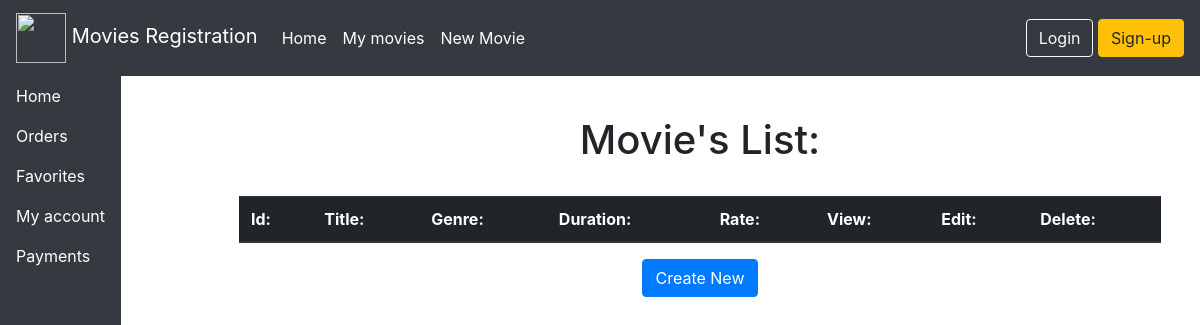
The page /movies/ on the database as committed earlier.
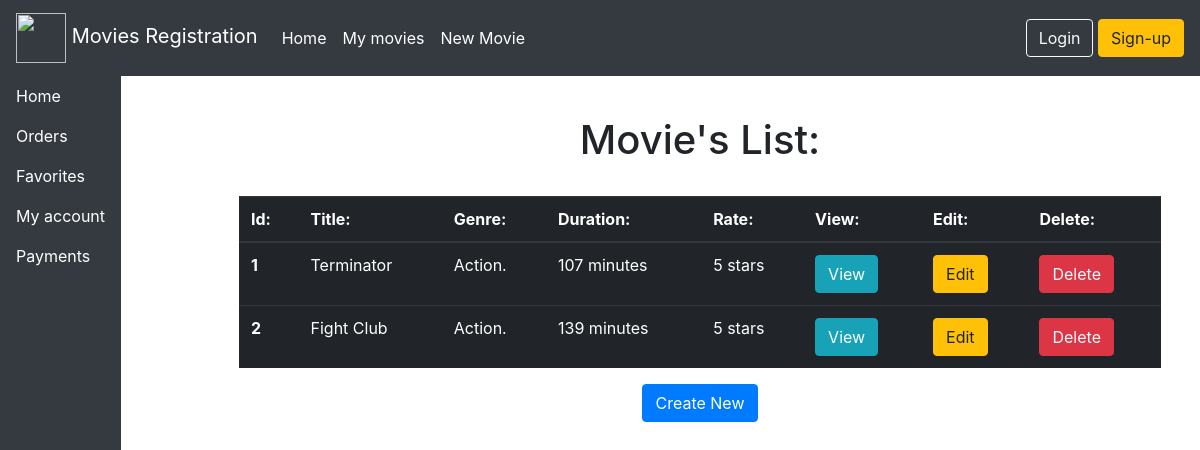
The same page on the database as committed later.
### movies/models.py (models this page shows)
class Movie(models.Model):
    title = models.CharField(max_length=255)
    synopsis = models.TextField()
    actors = models.CharField(max_length=255)
    genre = models.CharField(max_length=255)
    duration = models.IntegerField()
    rate = models.IntegerField()

### movies/views.py (the view)
# urls.py: path('', views.index, name='movies_index'),
def index(request):
    movies = Movie.objects.all()
    context = { 'movies': movies }
    if 'edit_id' in request.GET:
        context = { **context, 'message': 'edit', 'message_id': request.GET['edit_id'] }
    if 'delete_id' in request.GET:
        context = { **context, 'message': 'delete', 'message_id': request.GET['delete_id'] }
    template = loader.get_template('movies/index.html')
    return HttpResponse(template.render(context, request))

### movies/templates/movies/index.html (shortened to what this page needs)
{% load static %}
<html>
<head>
    <link rel="stylesheet" href="{% static 'movies/bootstrap-4.1.3/css/bootstrap.min.css' %}">
</head>
<body>
    <nav class="navbar navbar-expand-sm navbar-dark bg-dark">
        <a class="navbar-brand" href="{% url 'movies_index' %}">
            <img src="https://cdn-icons-png.flaticon.com/128/9743/9743739.png" height="50px" width="50px">
            Movies Registration</a>
        <div class="collapse navbar-collapse" id="navbarsExample03">
            <ul class="navbar-nav mr-auto">
                <li class="nav-item active">
                    <a class="nav-link" href="{% url 'movies_index' %}">Home <span class="sr-only">(current)</span></a>
                </li>
                <li class="nav-item active">
                    <a class="nav-link" href="{% url 'movies_index' %}">My movies</a>
                </li>
                <li class="nav-item active">
                    <a class="nav-link active" href="{% url 'movies_create' %}">New Movie</a>
                </li>
            </ul>
        </div>
        <div class="nav-item">
            <button type="button" class="btn btn-outline-light me-2">Login</button>
            <button type="button" class="btn btn-warning">Sign-up</button>
        </div>
    </nav>
    <div class="container-fluid">
        <div class="row">
            <nav class="col-md-1,5 d-none d-md-block bg-dark " style=" height: 100vh;">
                <div class="sidebar-sticky">
                    <ul class="nav flex-column">
                        <li class="nav-item active">
                            <a style="color: white;" class="nav-link" href="{% url 'movies_index' %}">Home </a>
                        </li>
                        <li class="nav-item">
                            <a style="color: white;" class="nav-link" href="#">
                                Orders
                            </a>
                        </li>
                        <li class="nav-item">
                            <a style="color: white;" class="nav-link" href="#">
                                Favorites
                            </a>
                        </li>
                        <li class="nav-item">
                            <a style="color: white;" class="nav-link" href="#">
                                My account
                            </a>
                        </li>
                    </ul>
                    <ul class="nav flex-column mb-2">
                        <li class="nav-item">
                            <a style="color: white;" class="nav-link" href="#">
                                Payments
                            </a>
                        </li>
                    </ul>
                </div>
            </nav>
            <main role="main" class="col-md-9 ml-sm-auto col-lg-10 pt-3 px-4">
                <div class="container">
                    <br>
                    <h1 style="text-align: center;">Movie's List: </h1>
                    <br>
                    <table class="table table-dark">
                        <thead>
                            <tr>
                                <th>Id:</th>
                                <th>Title:</th>
                                <th>Genre:</th>
                                <th>Duration:</th>
                                <th>Rate:</th>
                                <th>View:</th>
                                <th>Edit:</th>
                                <th>Delete:</th>
                            </tr>
                        </thead>
                        <tbody>
                            {% for movie in movies %}
                            <tr>
                                <th>{{ movie.id }}</th>
                                <td>{{ movie.title }}</td>
                                <td>{{ movie.genre }}</td>
                                <td>{{ movie.duration }} minutes</td>
                                <td>{{ movie.rate }} stars</td>
                                <td>
                                    <a class="btn btn-info" href="{% url 'movies_view' movie.id %}">View</a>
                                </td>
                                <td>
                                    <a class="btn btn-warning" href="{% url 'movies_edit' movie.id %}">Edit</a>
                                </td>
                                <td>
                                    <a class="btn btn-danger" href="{% url 'movies_delete' movie.id %}">Delete</a>
                                </td>
                            </tr>
                            {% endfor %}
                        </tbody>
                    </table>
                    <p style="text-align: center;"><a class="btn btn-primary" href="{% url 'movies_create' %}">Create
                            New</a></p>
                </div>
            </main>
        </div>
    </div>
</body>
</html>

Rows that differ between the two databases and show on the page:
added Movie: id "1", title "Terminator", genre "Action.", duration "107", rate "5"
added Movie: id "2", title "Fight Club", genre "Action.", duration "139", rate "5"
